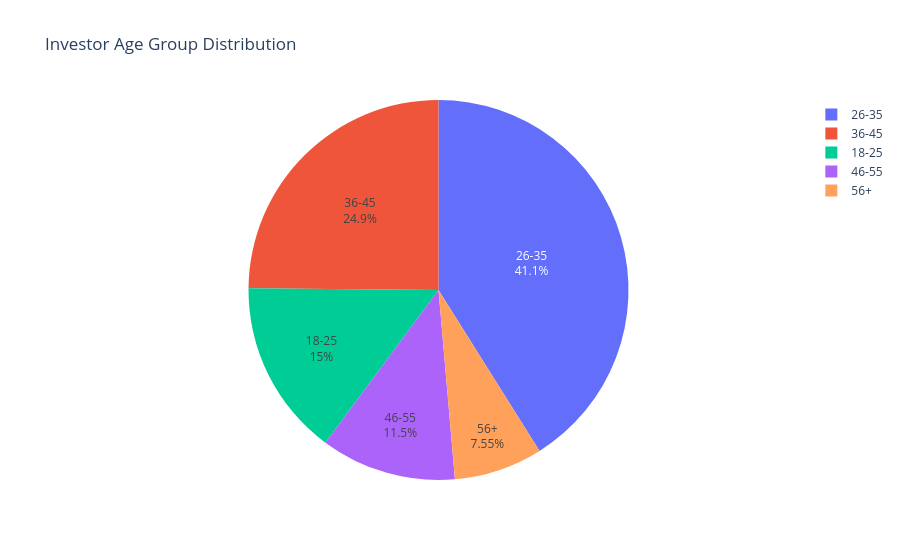

Notebook code for this chart:
### Markdown cell above
## Investor Demographics

This section analyzes investor demographics, including age distribution, investment behavior across age groups, and gender participation.

### Code cell
age_counts = transactions["age_group"].value_counts()

fig = px.pie(
    values=age_counts.values,
    names=age_counts.index,
    title="Investor Age Group Distribution"
)

fig.update_traces(textposition="inside", textinfo="percent+label")

fig.show()

fig.write_image("../reports/charts/age_group_distribution.png")

### Figure 1 — Plotly figure (JSON) as saved in the notebook; plotly's stock layout.template omitted (floating-point values rounded to 4 significant figures)
{"data": [{"domain": {"x": [0, 1], "y": [0, 1]}, "hovertemplate": "label=%{label}<br>value=%{value}<extra></extra>", "labels": ["26-35", "36-45", "18-25", "46-55", "56+"], "legendgroup": "", "name": "", "showlegend": true, "textinfo": "percent+label", "textposition": "inside", "type": "pie", "values": [13463, 8146, 4916, 3779, 2474]}], "layout": {"legend": {"tracegroupgap": 0}, "title": {"text": "Investor Age Group Distribution"}}}
